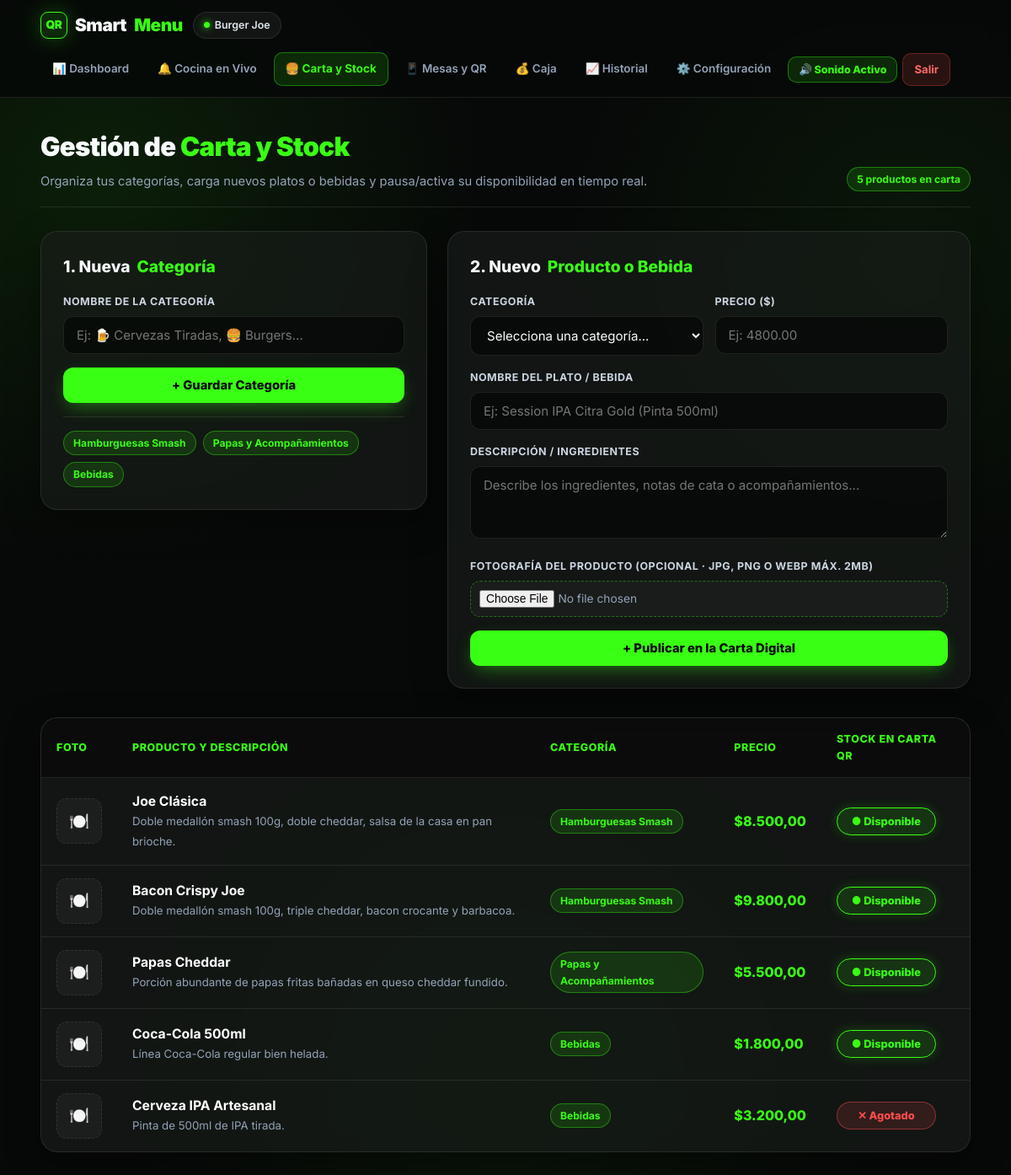
The page /admin/menu.php (signed in) on the database its author committed.
### tables this page shows
CREATE TABLE categorias (
    id INT AUTO_INCREMENT PRIMARY KEY,
    id_restaurante INT NOT NULL,
    nombre VARCHAR(50) NOT NULL,
    FOREIGN KEY (id_restaurante) REFERENCES restaurantes(id) ON DELETE CASCADE
);

CREATE TABLE productos (
    id INT AUTO_INCREMENT PRIMARY KEY,
    id_categoria INT NOT NULL,
    nombre VARCHAR(100) NOT NULL,
    descripcion TEXT,
    precio DECIMAL(10,2) NOT NULL,
    url_imagen VARCHAR(255),  
    disponible BOOLEAN DEFAULT TRUE,
    FOREIGN KEY (id_categoria) REFERENCES categorias(id) ON DELETE CASCADE
);

### admin/menu.php (the view, shortened to what this page needs)
<?php
require 'conexion.php';
require 'layout.php';
$id_restaurante = (int) $_SESSION['restaurante_id'];
$stmtCat = $pdo->prepare("SELECT id, nombre FROM categorias WHERE id_restaurante = ? ORDER BY id ASC");
$stmtCat->execute([$id_restaurante]);
$categorias = $stmtCat->fetchAll();
$stmtProd = $pdo->prepare("
    SELECT p.*, c.nombre as categoria_nombre
    FROM productos p
    JOIN categorias c ON p.id_categoria = c.id
    WHERE c.id_restaurante = ?
    ORDER BY c.id ASC, p.id ASC
");
$stmtProd->execute([$id_restaurante]);
$productos = $stmtProd->fetchAll();
?>
<!DOCTYPE html>
<html lang="es">
<head>
</head>
<body>
    <?php renderAdminNav('menu'); ?>
    <main class="admin-container">
        <div class="page-header">
            <div class="page-title">
                <h1>Gestión de <span>Carta y Stock</span></h1>
                <p>Organiza tus categorías, carga nuevos platos o bebidas y pausa/activa su disponibilidad en tiempo real.</p>
            </div>
            <span class="badge badge-neon"><?= count($productos) ?> productos en carta</span>
        </div>
        <div class="forms-grid">
            <div class="glass-card">
                <h2>1. Nueva <span>Categoría</span></h2>
                <form action="procesar_categoria.php" method="POST">
                    <div class="form-group">
                        <label>Nombre de la Categoría</label>
                        <input type="text" name="nombre_categoria" placeholder="Ej: 🍺 Cervezas Tiradas, 🍔 Burgers..." required>
                    </div>
                    <button type="submit" class="btn-neon" style="width:100%;">+ Guardar Categoría</button>
                </form>
                <?php if (!empty($categorias)): ?>
                    <div class="cat-chips">
                        <?php foreach ($categorias as $cat): ?>
                            <span class="badge badge-neon"><?= htmlspecialchars($cat['nombre']) ?></span>
                        <?php endforeach; ?>
                    </div>
                <?php endif; ?>
            </div>
            <div class="glass-card">
                <h2>2. Nuevo <span>Producto o Bebida</span></h2>
                <form action="procesar_producto.php" method="POST" enctype="multipart/form-data">
                    <div class="form-row-2">
                        <div class="form-group">
                            <label>Categoría</label>
                            <select name="id_categoria" required>
                                <option value="">Selecciona una categoría...</option>
                            </select>
                        </div>
                        <div class="form-group">
                            <label>Precio ($)</label>
                            <input type="number" step="0.01" name="precio" placeholder="Ej: 4800.00" required>
                        </div>
                    </div>
                    <div class="form-group">
                        <label>Nombre del Plato / Bebida</label>
                        <input type="text" name="nombre" placeholder="Ej: Session IPA Citra Gold (Pinta 500ml)" required>
                    </div>
                    <div class="form-group">
                        <label>Descripción / Ingredientes</label>
                        <textarea name="descripcion" placeholder="Describe los ingredientes, notas de cata o acompañamientos..."></textarea>
                    </div>
                    <div class="form-group">
                        <label>Fotografía del Producto (Opcional · JPG, PNG o WEBP máx. 2MB)</label>
                        <input type="file" name="foto" accept="image/jpeg,image/png,image/webp">
                    </div>
                    <button type="submit" class="btn-neon" style="width:100%;">+ Publicar en la Carta Digital</button>
                </form>
            </div>
        </div>
        <div class="table-wrapper">
            <table>
                <thead>
                    <tr>
                        <th>Foto</th>
                        <th>Producto y Descripción</th>
                        <th>Categoría</th>
                        <th>Precio</th>
                        <th>Stock en Carta QR</th>
                    </tr>
                </thead>
                <tbody>
                    <?php if (empty($productos)): ?>
                        <tr>
                            <td colspan="5" style="text-align:center; color:var(--text-muted); padding:32px;">
                                No tienes productos cargados todavía. Crea una categoría y agrega tu primer plato arriba.
                            </td>
                        </tr>
                    <?php else: ?>
                        <?php foreach ($productos as $prod): ?>
                            <tr>
                                <td style="width:72px;">
                                    <?php if (!empty($prod['url_imagen'])): ?>
                                        <img src="../<?= htmlspecialchars($prod['url_imagen']) ?>" class="img-preview" alt="Foto">
                                    <?php else: ?>
                                        <div class="img-placeholder">🍽️</div>
                                    <?php endif; ?>
                                </td>
                                <td>
                                    <strong style="font-size:0.98rem; color:#fff; display:block;"><?= htmlspecialchars($prod['nombre']) ?></strong>
                                    <?php if (!empty($prod['descripcion'])): ?>
                                        <small style="color:var(--text-muted); font-size:0.83rem;"><?= htmlspecialchars($prod['descripcion']) ?></small>
                                    <?php endif; ?>
                                </td>
                                <td>
                                    <span class="badge badge-neon"><?= htmlspecialchars($prod['categoria_nombre']) ?></span>
                                </td>
                                <td style="font-weight:800; color:var(--neon); font-size:1rem;">
                                    $<?= number_format((float)$prod['precio'], 2, ',', '.') ?>
                                </td>
                                <td>
                                    <?php if ($prod['disponible']): ?>
                                        <button class="btn-stock stock-on" id="btn-prod-<?= $prod['id'] ?>" onclick="cambiarStock(<?= $prod['id'] ?>, 0)">● Disponible</button>
                                    <?php else: ?>
                                        <button class="btn-stock stock-off" id="btn-prod-<?= $prod['id'] ?>" onclick="cambiarStock(<?= $prod['id'] ?>, 1)">✕ Agotado</button>
                                    <?php endif; ?>
                                </td>
                            </tr>
                        <?php endforeach; ?>
                    <?php endif; ?>
                </tbody>
            </table>
        </div>
    </main>
</body>
</html>

### admin/layout.php (shortened to what this page needs)
    <?php
function renderAdminNav(string $paginaActiva): void {
    $nombreRest = $_SESSION['restaurante_nombre'] ?? 'Mi Local';
    $items = [
        'dashboard'     => ['url' => 'dashboard.php',     'label' => '📊 Dashboard'],
        'pedidos'       => ['url' => 'pedidos.php',       'label' => '🔔 Cocina en Vivo'],
        'menu'          => ['url' => 'menu.php',          'label' => '🍔 Carta y Stock'],
        'mesas'         => ['url' => 'mesas.php',         'label' => '📱 Mesas y QR'],
        'caja'          => ['url' => 'caja.php',          'label' => '💰 Caja'],
        'historial'     => ['url' => 'historial.php',     'label' => '📈 Historial'],
        'configuracion' => ['url' => 'configuracion.php', 'label' => '⚙️ Configuración']
    ];
    ?>
    <nav class="admin-nav">
        <div class="brand-wrap">
            <a href="dashboard.php" class="brand-logo">
                <div class="brand-badge">QR</div>
                Smart<span>Menu</span>
            </a>
            <span class="tenant-pill"><?= htmlspecialchars($nombreRest) ?></span>
        </div>
        <div class="nav-menu">
            <?php foreach ($items as $key => $item): ?>
                <a href="<?= $item['url'] ?>" class="nav-link <?= ($paginaActiva === $key) ? 'active' : '' ?>">
                    <?= $item['label'] ?>
                </a>
            <?php endforeach; ?>
            <button type="button" id="btn-global-sound" class="btn-global-sound" onclick="SmartMenuAlerts.toggleMute()" title="Probar o silenciar timbre de pedidos">
            </button>
            <a href="logout.php" class="nav-logout">Salir</a>
        </div>
    </nav>
    <?php
}
?>

### admin/menu.php (style rules this page uses)
.forms-grid { display: grid; grid-template-columns: 0.85fr 1.15fr; gap: 24px; margin-bottom: 34px; align-items: start; }
.form-row-2 { display: grid; grid-template-columns: 1fr 1fr; gap: 14px; }
.img-placeholder { width: 54px; height: 54px; border-radius: 12px; background: rgba(255, 255, 255, 0.04); border: 1px dashed var(--border-glass); display: flex; align-items: center; justify-content: center; font-size: 1.2rem; }
.btn-stock { padding: 8px 16px; border: none; border-radius: 999px; cursor: pointer; font-weight: 800; font-size: 0.8rem; min-width: 118px; text-align: center; transition: all 0.2s ease; }
.stock-on { background: var(--neon-soft); color: var(--neon); border: 1px solid var(--neon); box-shadow: 0 0 14px rgba(57, 255, 20, 0.2); }
.stock-off { background: var(--danger-soft); color: var(--danger); border: 1px solid rgba(255, 77, 79, 0.45); }
.cat-chips { display: flex; flex-wrap: wrap; gap: 8px; margin-top: 16px; padding-top: 16px; border-top: 1px solid var(--border-glass); }

### rows shown on the page
categorias: nombre "Hamburguesas Smash"
categorias: nombre "Papas y Acompañamientos"
categorias: nombre "Bebidas"
productos: nombre "Joe Clásica", descripcion "Doble medallón smash 100g, doble cheddar, salsa de la casa en pan brioche.", id_categoria.nombre "Hamburguesas Smash", precio "8.500,00"
productos: nombre "Bacon Crispy Joe", descripcion "Doble medallón smash 100g, triple cheddar, bacon crocante y barbacoa.", id_categoria.nombre "Hamburguesas Smash", precio "9.800,00"
productos: nombre "Papas Cheddar", descripcion "Porción abundante de papas fritas bañadas en queso cheddar fundido.", id_categoria.nombre "Papas y Acompañamientos", precio "5.500,00"
productos: nombre "Coca-Cola 500ml", descripcion "Línea Coca-Cola regular bien helada.", id_categoria.nombre "Bebidas", precio "1.800,00"
productos: nombre "Cerveza IPA Artesanal", descripcion "Pinta de 500ml de IPA tirada.", id_categoria.nombre "Bebidas", precio "3.200,00"

### other values the page prints
$nombreRest "Burger Joe"
$item['label'] "📊 Dashboard"
$item['label'] "🔔 Cocina en Vivo"
$item['label'] "🍔 Carta y Stock"
$item['label'] "📱 Mesas y QR"
$item['label'] "💰 Caja"
$item['label'] "📈 Historial"
$item['label'] "⚙️ Configuración"
count($productos) "5"
